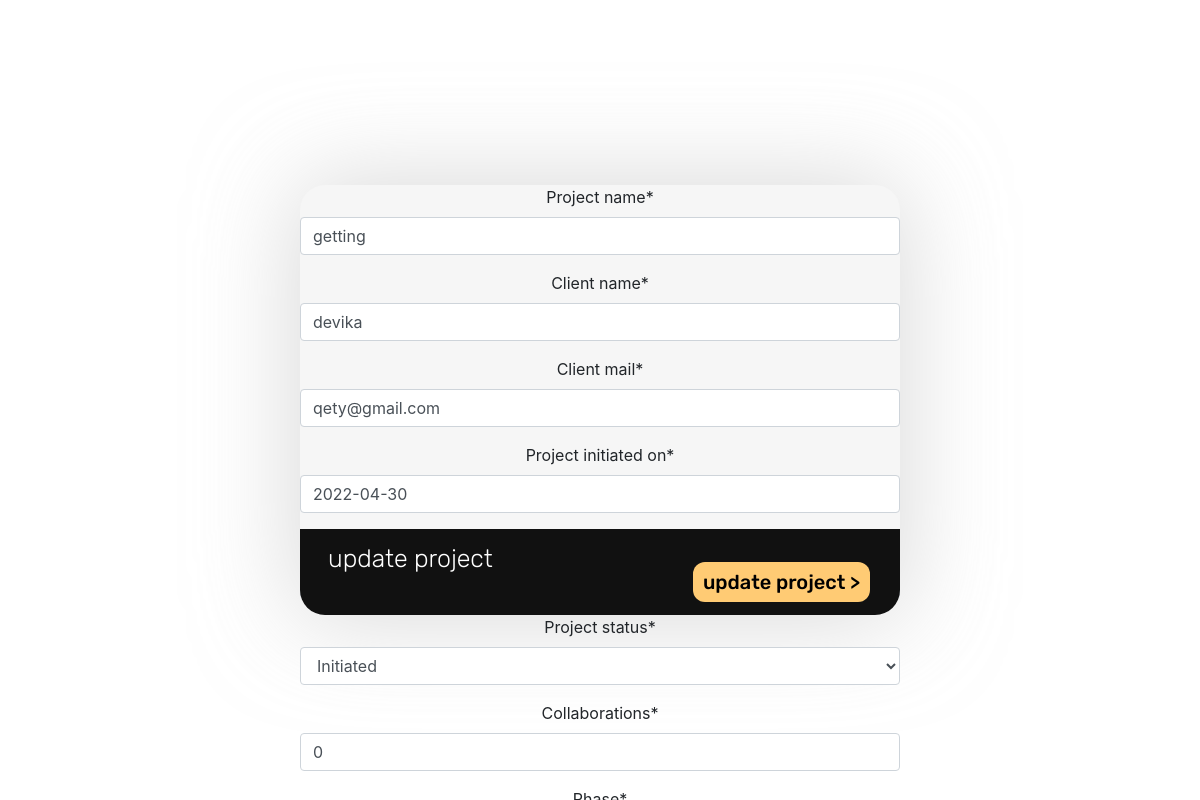
The page /updateProject/133/ (signed in) on the database as committed earlier.
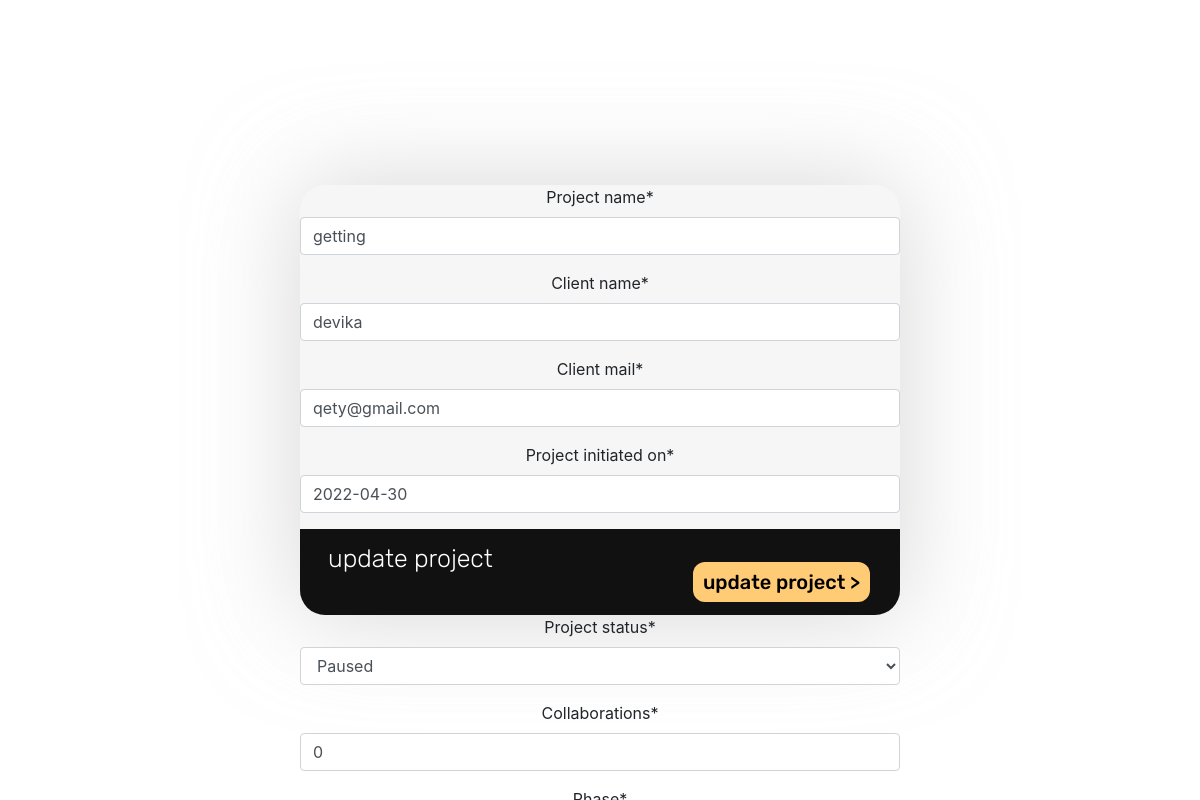
The same page on the database as committed later.
### accounts/models.py (models this page shows, shortened)
class Project(models.Model):
    STATUS = (
        ('Initiated', 'Initiated'),
        ('Paused', 'Paused'),
        ('In progress', 'In progress'),
        ('Aborted', 'Aborted'),
        ('Completed', 'Completed')
    )
    PHASE = (
        (1,"1"),
        (2,"2"),
        (3,"3"),
        (4,"4"),
        (5,"5"),
        (6,"6"),
        (7,"7"),
        (8,"8"),
        (9,"9"),
        (10,"10")
    )
    project_name = models.CharField(max_length=100, null=True)
    client_name = models.CharField(max_length=100, null=True)
    client_mail = models.CharField(max_length=100, null=True)
    project_initiated_on = models.DateField(null=True)
    ect = models.DateField(null=True)
    project_status = models.CharField(max_length=200,null=True, choices=STATUS, default='Initiated')
    collaborations = models.IntegerField(null=True, default=0)
    phase = models.IntegerField(null=True,choices=PHASE, default=1)

### accounts/views.py (the view)
# urls.py: path('updateProject/<str:no>/', views.updateProject, name="updateProject"),
@login_required(login_url='login')
def updateProject(request, no):
    proj = Project.objects.get(id=no)
    form  = ProjectForm(instance=proj)
    if request.method == 'POST':
        form = ProjectForm(request.POST, instance=proj)
        if form.is_valid():
            form.save()
            return render(request, 'messages/projectUpdated.html')
    context = {'form':form}
    return render(request, 'forms/updateProject.html', context)

### accounts/forms.py
class ProjectForm(ModelForm):
    class Meta:
        model = Project
        fields = '__all__'

### accounts/templates/forms/updateProject.html (shortened to what this page needs)
{% load static %}
{% load crispy_forms_tags %}
<!DOCTYPE html>
<html lang="en">
<head>
    <link rel="stylesheet" href="{% static '/css/dashboard.css' %}">
    <link rel="stylesheet" href="https://cdn.jsdelivr.net/npm/bootstrap@4.0.0/dist/css/bootstrap.min.css">
</head>
<body>
    <center>
        <div id="divmain">
            <form method="POST" action="">
                {{ form | crispy }}
                <footer id="divsub">
                    <h2 id="label-addnew-proj">update project</h2>
                    <button id="btn-add-new-project" type="submit">update project ></button>
                </footer>
            </form>
        </div>
    </center>
    <footer>
        &larr; <a href="{% url 'dashboard' %}">Go back</a> to Dashboard
    </footer>
</body>

### static/css/dashboard.css (style rules this page uses)
* { cursor: url('/static/images/cursor-instat.cur'),auto; }
html, body { width: 100%; background-color: white; user-select: none; }
#divmain { position: absolute; position: fixed; left: 0px; right: 0px; top: 0px; bottom: 0px; width: 50%; height: 430px; border-radius: 25px; background-color: #F6F6F6; box-shadow: 0px 0px 100px 3px rgba(187, 187, 187, 0.582); margin: auto; z-index: 9; }
#divsub { position: absolute; bottom: 0px; width: 100%; height: 20%; background-color: #111111; border-bottom-left-radius: 25px; border-bottom-right-radius: 25px; }
#btn-add-new-project { position: relative; float: right; top: 23px; right: 30px; padding: 5px; padding-left: 10px; padding-right: 10px; font-size: 20px; font-family: 'Rubik', sans-serif; font-weight: 500; border: none; border-radius: 12px; background-color: #FFCB74; }
#label-addnew-proj { position: relative; float: left; top: 0px; left: 18px; padding: 5px; padding-left: 10px; padding-right: 10px; font-size: 25px; font-family: 'Rubik', sans-serif; font-weight: 300; border: none; border-radius: 12px; color: white; }

### accounts/templates/forms/updateProject.html (style rules this page uses)
body { user-select: none; cursor: url('/static/images/cursor-instat.cur'),auto; }
footer { position: fixed; left: 0; bottom: 0; width: 100%; height: 10%; padding-top: 10px; color: rgb(134, 134, 134); text-align: center; font-size: 23px; }

Rows that differ between the two databases and show on the page:
changed Project "getting": project_status "Initiated" → "Paused"
